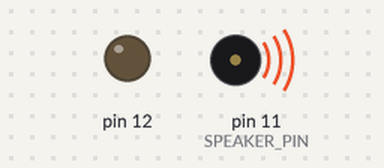
Bench run of a sketch on a simulated Arduino Uno, built with avr-gcc and run on an emulated ATmega328P. Parts: output pins drawn as LEDs (lit = HIGH), buzzer (waves = sounding). Random numbers use the default seed unless the sketch sets one. At 52.0 s the program stops and its outputs stay as they are.

Above: at 0.1 s.
At 38.4 s:
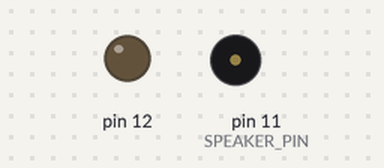
Timing chart, 0 to 39.9 s (numbered marks = the images above):
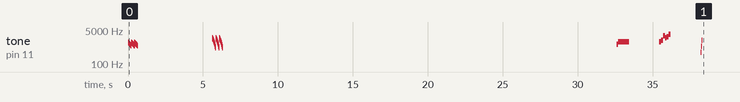

The sketch:

main.ino
```cpp
// some effects sourced from https://bikeshedeffect.weebly.com/arduino-piezo-sounds.html

#include <Arduino.h>
#include "pitches.h"

const uint8_t SPEAKER_PIN = 11;

void setup()
{
  pinMode(11, OUTPUT);
  pinMode(12, OUTPUT);
  digitalWrite(12, LOW);
  randomSeed(analogRead(A0));
}

void tone_blocking(long frequency, long length)
{
  tone(SPEAKER_PIN, frequency, length);
  delay(length);
}

void coin()
{
  tone_blocking(NOTE_B5, 100);
  tone_blocking(NOTE_E6, 750);
  noTone(SPEAKER_PIN);
}

void oneUp()
{
  tone_blocking(NOTE_E6, 125);
  tone_blocking(NOTE_G6, 125);
  tone_blocking(NOTE_E7, 125);
  tone_blocking(NOTE_C7, 125);
  tone_blocking(NOTE_D7, 125);
  tone_blocking(NOTE_G7, 125);

  noTone(SPEAKER_PIN);
}

void fireBall()
{
  tone_blocking(NOTE_G4, 35);
  tone_blocking(NOTE_G5, 35);
  tone_blocking(NOTE_G6, 35);
  noTone(SPEAKER_PIN);
}

void levelClear()
{
  tone_blocking(NOTE_G3, 111);
  tone_blocking(NOTE_C4, 111);
  tone_blocking(NOTE_E4, 111);
  tone_blocking(NOTE_G4, 111);
  tone_blocking(NOTE_C5, 111);
  tone_blocking(NOTE_E5, 111);
  tone_blocking(NOTE_G5, 333);
  tone_blocking(NOTE_E5, 333);
  tone_blocking(NOTE_E3, 111);
  tone_blocking(NOTE_C4, 111);
  tone_blocking(NOTE_DS4, 111);
  tone_blocking(NOTE_GS4, 111);
  tone_blocking(NOTE_C5, 111);
  tone_blocking(NOTE_DS5, 111);
  tone_blocking(NOTE_GS5, 333);
  tone_blocking(NOTE_DS5, 333);
  tone_blocking(NOTE_AS3, 111);
  tone_blocking(NOTE_D4, 111);
  tone_blocking(NOTE_F4, 111);
  tone_blocking(NOTE_AS4, 111);
  tone_blocking(NOTE_D5, 111);
  tone_blocking(NOTE_F5, 111);
  tone_blocking(NOTE_AS5, 333);
  delay(33);
  tone_blocking(NOTE_AS5, 111);
  delay(33);
  tone_blocking(NOTE_AS5, 111);
  delay(33);
  tone_blocking(NOTE_AS5, 111);
  tone_blocking(NOTE_C6, 1333);
}

void eightBitTick()
{
  tone_blocking(250, 2);
  tone_blocking(250, 2);
  tone_blocking(250, 2);
  tone_blocking(250, 2);
  tone_blocking(250, 2);
}
void eightBitTock()
{
  tone_blocking(100, 5);
  tone_blocking(100, 5);
  tone_blocking(100, 5);
}

void sharpClockTick()
{
  tone(11, 100, 3);
  delay(2);
  tone(11, 250, 3);
  delay(2);
  tone(11, 600, 3);
  delay(2);
  tone(11, 500, 3);
  delay(2);
  tone(11, 250, 3);
  delay(2);
  tone(11, 100, 3);
  delay(2);
  tone(11, 50, 3);
  delay(2);
}

void sharpClockTick2()
{
  tone(11, 100, 3);
  delay(5);
  tone(11, 250, 3);
  delay(5);
  tone(11, 600, 3);
  delay(5);
  tone(11, 500, 3);
  delay(5);
  tone(11, 250, 3);
  delay(5);
  tone(11, 100, 3);
  delay(5);
  tone(11, 50, 3);
  delay(5);
}

void anotherClockTick()
{
  tone_blocking(100, 5);
  tone_blocking(250, 5);
  tone_blocking(2000, 1);
  tone_blocking(4000, 1);
  tone_blocking(2000, 1);
  tone_blocking(4000, 1);
}

void blaster()
{
  for (int i = 1200; i > 800; i-= 16)
  {
    tone_blocking(i, 8);
  }
}

void blaster2()
{
  for (int i = 1000; i > 600; i -= 4)
  {
    tone_blocking(i, 3);
  }
}

void blaster3()
{
  for (int i = 2000; i > 600; i -= 64)
  {
    tone_blocking(i, 10);
  }
}

void whiteNoise(int duration)
{
  for (int i = 0; i < duration; i++)
  {
    int freq = random(400, 600);
    tone_blocking(freq, i % 3);
    noTone(SPEAKER_PIN);
  }
}


void loop()
{
  blaster();
  delay(10);
  blaster();
  delay(10);
  blaster();
  delay(10);

  delay(2000);

  blaster2();
  delay(25);
  blaster2();
  delay(25);
  blaster2();
  delay(25);

  delay(2000);

  blaster3();
  delay(10);
  blaster3();
  delay(10);
  blaster3();
  delay(10);

  delay(2000);

  eightBitTick();
  delay(1000);
  eightBitTock();
  delay(1000);
  eightBitTick();
  delay(1000);
  eightBitTock();
  delay(1000);

  delay(2000);

  sharpClockTick();
  delay(1000);
  sharpClockTick();
  delay(1000);
  sharpClockTick();
  delay(1000);
  sharpClockTick();
  delay(1000);

  delay(2000);

  sharpClockTick2();
  delay(1000);
  sharpClockTick2();
  delay(1000);
  sharpClockTick2();
  delay(1000);
  sharpClockTick2();
  delay(1000);

  delay(2000);

  anotherClockTick();
  delay(1000);
  anotherClockTick();
  delay(1000);
  anotherClockTick();
  delay(1000);
  anotherClockTick();
  delay(1000);

  delay(2000);

  coin();
  delay(2000);

  oneUp();
  delay(2000);

  fireBall();
  delay(2000);

  levelClear();

  delay(2000);

  whiteNoise(2000);
  delay(2000);

  while(1);
}
```

pitches.h
```cpp
#define NOTE_B0  31
#define NOTE_C1  33
#define NOTE_CS1 35
#define NOTE_D1  37
#define NOTE_DS1 39
#define NOTE_E1  41
#define NOTE_F1  44
#define NOTE_FS1 46
#define NOTE_G1  49
#define NOTE_GS1 52
#define NOTE_A1  55
#define NOTE_AS1 58
#define NOTE_B1  62
#define NOTE_C2  65
#define NOTE_CS2 69
#define NOTE_D2  73
#define NOTE_DS2 78
#define NOTE_E2  82
#define NOTE_F2  87
#define NOTE_FS2 93
#define NOTE_G2  98
#define NOTE_GS2 104
#define NOTE_A2  110
#define NOTE_AS2 117
#define NOTE_B2  123
#define NOTE_C3  131
#define NOTE_CS3 139
#define NOTE_D3  147
#define NOTE_DS3 156
#define NOTE_E3  165
#define NOTE_F3  175
#define NOTE_FS3 185
#define NOTE_G3  196
#define NOTE_GS3 208
#define NOTE_A3  220
#define NOTE_AS3 233
#define NOTE_B3  247
#define NOTE_C4  262
#define NOTE_CS4 277
#define NOTE_D4  294
#define NOTE_DS4 311
#define NOTE_E4  330
#define NOTE_F4  349
#define NOTE_FS4 370
#define NOTE_G4  392
#define NOTE_GS4 415
#define NOTE_A4  440
#define NOTE_AS4 466
#define NOTE_B4  494
#define NOTE_C5  523
#define NOTE_CS5 554
#define NOTE_D5  587
#define NOTE_DS5 622
#define NOTE_E5  659
#define NOTE_F5  698
#define NOTE_FS5 740
#define NOTE_G5  784
#define NOTE_GS5 831
#define NOTE_A5  880
#define NOTE_AS5 932
#define NOTE_B5  988
#define NOTE_C6  1047
#define NOTE_CS6 1109
#define NOTE_D6  1175
#define NOTE_DS6 1245
#define NOTE_E6  1319
#define NOTE_F6  1397
#define NOTE_FS6 1480
#define NOTE_G6  1568
#define NOTE_GS6 1661
#define NOTE_A6  1760
#define NOTE_AS6 1865
#define NOTE_B6  1976
#define NOTE_C7  2093
#define NOTE_CS7 2217
#define NOTE_D7  2349
#define NOTE_DS7 2489
#define NOTE_E7  2637
#define NOTE_F7  2794
#define NOTE_FS7 2960
#define NOTE_G7  3136
#define NOTE_GS7 3322
#define NOTE_A7  3520
#define NOTE_AS7 3729
#define NOTE_B7  3951
#define NOTE_C8  4186
#define NOTE_CS8 4435
#define NOTE_D8  4699
#define NOTE_DS8 4978
```

Measured:
- by itself, tone on pin 11 (SPEAKER_PIN): plays 1200 Hz for 0.01 s, 1184 Hz for 0.01 s, 1168 Hz for 0.01 s, 1152 Hz for 0.01 s, 1136 Hz for 0.01 s, 1120 Hz for 0.01 s … (152 notes in this stretch)
